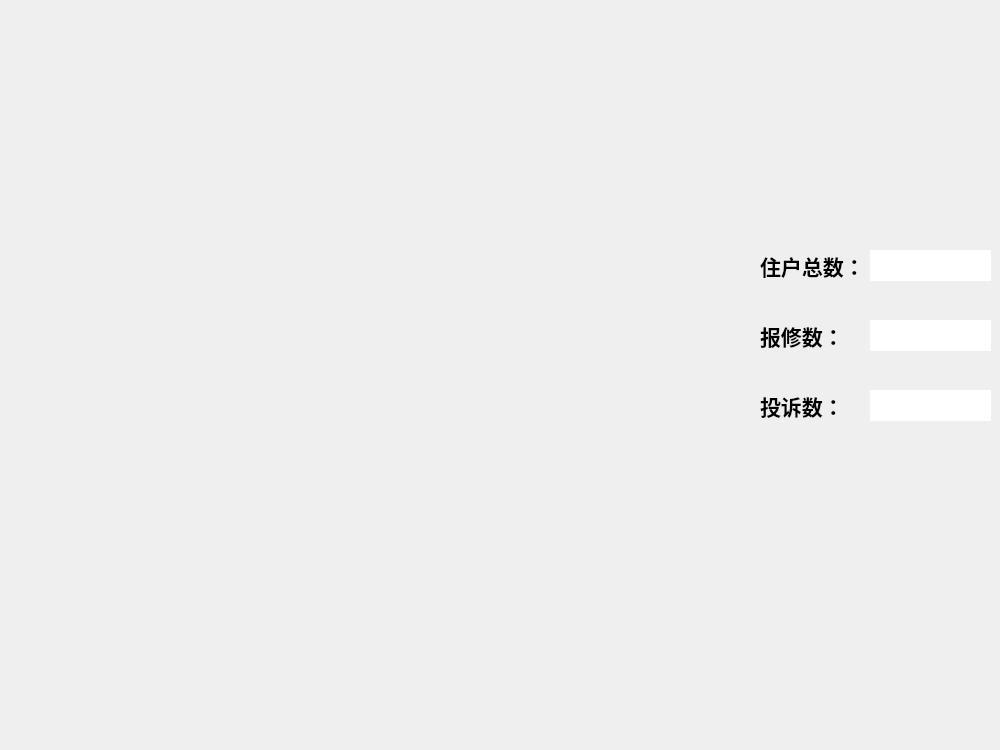
                <widget class="QWidget" name="tabHousehold_list">
                 <attribute name="title">
                  <string>统计</string>
                 </attribute>
                 <widget class="QLabel" name="label_20">
                  <property name="geometry">
                   <rect>
                    <x>0</x>
                    <y>0</y>
                    <width>751</width>
                    <height>741</height>
                   </rect>
                  </property>
                  <property name="text">
                   <string/>
                  </property>
                  <property name="pixmap">
                   <pixmap resource="image.qrc">:/jpg/Resources/buildingimage.jpg</pixmap>
                  </property>
                  <property name="scaledContents">
                   <bool>true</bool>
                  </property>
                 </widget>
                 <widget class="QLabel" name="label_21">
                  <property name="geometry">
                   <rect>
                    <x>760</x>
                    <y>231</y>
                    <width>151</width>
                    <height>71</height>
                   </rect>
                  </property>
                  <property name="font">
                   <font>
                    <family>思源黑体 CN Medium</family>
                    <pointsize>11</pointsize>
                   </font>
                  </property>
                  <property name="text">
                   <string>&lt;html&gt;&lt;head/&gt;&lt;body&gt;&lt;p&gt;&lt;span style=&quot; font-size:16pt; font-weight:600;&quot;&gt;住户总数：&lt;/span&gt;&lt;/p&gt;&lt;/body&gt;&lt;/html&gt;</string>
                  </property>
                 </widget>
                 <widget class="QLineEdit" name="lineEditHNum">
                  <property name="geometry">
                   <rect>
                    <x>870</x>
                    <y>250</y>
                    <width>121</width>
                    <height>31</height>
                   </rect>
                  </property>
                  <property name="font">
                   <font>
                    <family>微软雅黑</family>
                    <pointsize>10</pointsize>
                   </font>
                  </property>
                  <property name="frame">
                   <bool>false</bool>
                  </property>
                  <property name="readOnly">
                   <bool>true</bool>
                  </property>
                 </widget>
                 <widget class="QLineEdit" name="lineEditRNum">
                  <property name="geometry">
                   <rect>
                    <x>870</x>
                    <y>320</y>
                    <width>121</width>
                    <height>31</height>
                   </rect>
                  </property>
                  <property name="font">
                   <font>
                    <family>微软雅黑</family>
                    <pointsize>10</pointsize>
                   </font>
                  </property>
                  <property name="frame">
                   <bool>false</bool>
                  </property>
                  <property name="readOnly">
                   <bool>true</bool>
                  </property>
                 </widget>
                 <widget class="QLabel" name="label_22">
                  <property name="geometry">
                   <rect>
                    <x>760</x>
                    <y>301</y>
                    <width>151</width>
                    <height>71</height>
                   </rect>
                  </property>
                  <property name="font">
                   <font>
                    <family>思源黑体 CN Medium</family>
                    <pointsize>11</pointsize>
                   </font>
                  </property>
                  <property name="text">
                   <string>&lt;html&gt;&lt;head/&gt;&lt;body&gt;&lt;p&gt;&lt;span style=&quot; font-size:16pt; font-weight:600;&quot;&gt;报修数：&lt;/span&gt;&lt;/p&gt;&lt;/body&gt;&lt;/html&gt;</string>
                  </property>
                 </widget>
                 <widget class="QLineEdit" name="lineEditCNum">
                  <property name="geometry">
                   <rect>
                    <x>870</x>
                    <y>390</y>
                    <width>121</width>
                    <height>31</height>
                   </rect>
                  </property>
                  <property name="font">
                   <font>
                    <family>微软雅黑</family>
                    <pointsize>10</pointsize>
                   </font>
                  </property>
                  <property name="frame">
                   <bool>false</bool>
                  </property>
                  <property name="readOnly">
                   <bool>true</bool>
                  </property>
                 </widget>
                 <widget class="QLabel" name="label_23">
                  <property name="geometry">
                   <rect>
                    <x>760</x>
                    <y>371</y>
                    <width>151</width>
                    <height>71</height>
                   </rect>
                  </property>
                  <property name="font">
                   <font>
                    <family>思源黑体 CN Medium</family>
                    <pointsize>11</pointsize>
                   </font>
                  </property>
                  <property name="text">
                   <string>&lt;html&gt;&lt;head/&gt;&lt;body&gt;&lt;p&gt;&lt;span style=&quot; font-size:16pt; font-weight:600;&quot;&gt;投诉数：&lt;/span&gt;&lt;/p&gt;&lt;/body&gt;&lt;/html&gt;</string>
                  </property>
                 </widget>
                </widget>
